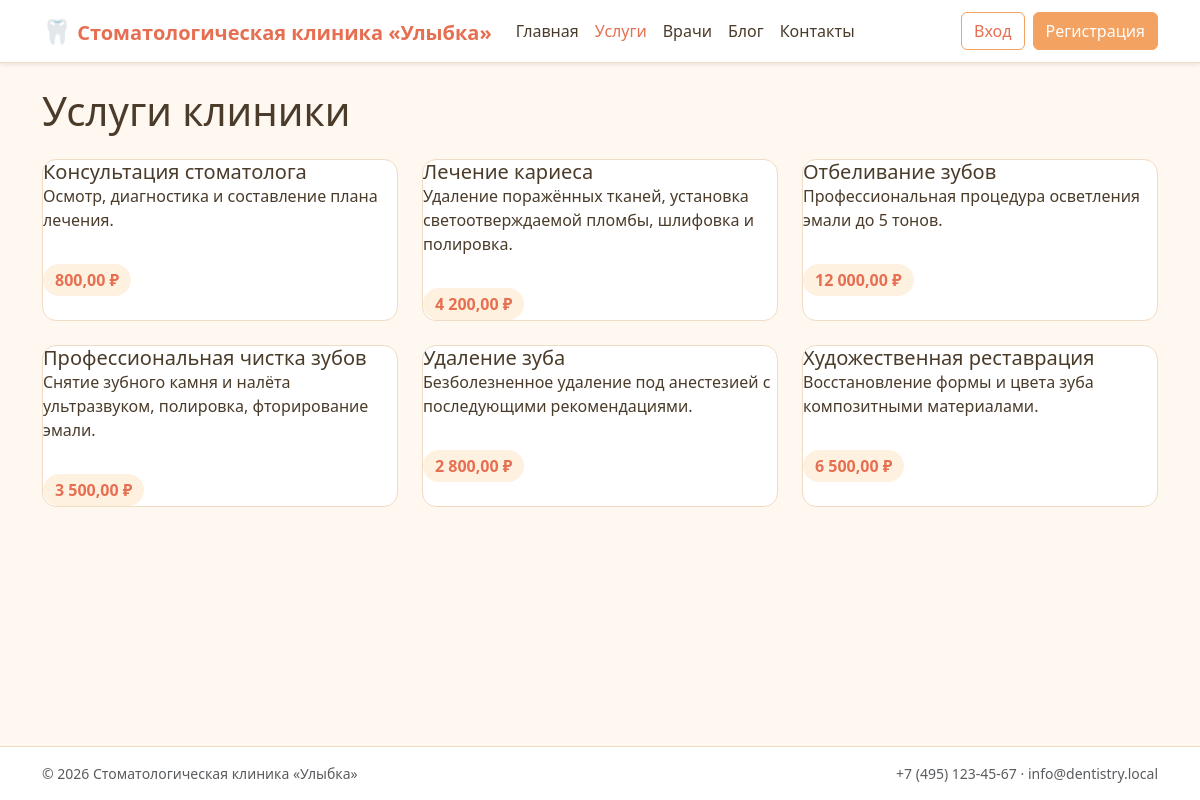
/services.php, run on the app's committed database.
### tables this page shows
CREATE TABLE service (
    id          INT UNSIGNED AUTO_INCREMENT PRIMARY KEY,
    name        VARCHAR(120) NOT NULL,
    description TEXT         NOT NULL,
    image_path  VARCHAR(255) NULL,
    price       DECIMAL(10,2) NOT NULL,
    created_at  DATETIME NOT NULL DEFAULT CURRENT_TIMESTAMP
);

### lib/db.php (called while the page is built, shortened)
<?php
final class DB
{
    private static ?PDO $pdo = null;
    public static function pdo(): PDO
    {
        if (self::$pdo === null) {
            $dsn = sprintf(
                'mysql:host=%s;port=%d;dbname=%s;charset=%s',
                DB_HOST, DB_PORT, DB_NAME, DB_CHARSET
            );
            self::$pdo = new PDO($dsn, DB_USER, DB_PASS, [
                PDO::ATTR_ERRMODE            => PDO::ERRMODE_EXCEPTION,
                PDO::ATTR_DEFAULT_FETCH_MODE => PDO::FETCH_ASSOC,
                PDO::ATTR_EMULATE_PREPARES   => false,
            ]);
        }
        return self::$pdo;
    }
    public static function all(string $sql, array $params = []): array
    {
        $stmt = self::pdo()->prepare($sql);
        $stmt->execute($params);
        return $stmt->fetchAll();
    }
}

### lib/sanitize.php (called while the page is built, shortened)
<?php
function h(mixed $value): string
{
    return htmlspecialchars((string) $value, ENT_QUOTES | ENT_SUBSTITUTE, 'UTF-8');
}
function fmt_price(float|string $amount): string
{
    return number_format((float) $amount, 2, ',', ' ') . ' ₽';
}

### public/services.php (the view, shortened to what this page needs)
<?php
require_once __DIR__ . '/../lib/db.php';
require_once __DIR__ . '/../lib/sanitize.php';
$services = DB::all('SELECT * FROM service ORDER BY name');
require __DIR__ . '/../templates/header.php';
?>
<div class="d-flex justify-content-between align-items-center mb-4">
    <h1 class="mb-0">Услуги клиники</h1>
</div>
<?php if (empty($services)): ?>
    <p class="text-muted">Пока нет ни одной услуги.</p>
<?php else: ?>
    <div class="row g-4">
        <?php foreach ($services as $s): ?>
            <div class="col-md-6 col-lg-4">
                <div class="clinic-card h-100">
                    <div class="card-body d-flex flex-column">
                        <h5 class="card-title"><?= h($s['name']) ?></h5>
                        <p class="card-text flex-grow-1"><?= h($s['description']) ?></p>
                        <div class="d-flex justify-content-between align-items-center mt-3">
                            <span class="price-badge"><?= h(fmt_price($s['price'])) ?></span>
                        </div>
                    </div>
                </div>
            </div>
        <?php endforeach; ?>
    </div>
<?php endif; ?>
<?php require __DIR__ . '/../templates/footer.php'; ?>

### public/assets/css/theme.css (style rules this page uses)
:root { --clinic-bg: #FFF8F1; --clinic-surface: #FFFFFF; --clinic-primary: #F4A261; --clinic-primary-2: #E76F51; --clinic-accent: #FFE0C2; --clinic-soft: #FFF1E0; --clinic-ink: #4A3B2A; --clinic-muted: #8A7964; --clinic-border: #F0DCC4; --clinic-success: #6FB098; --clinic-danger: #D88080; }
html, body { background: var(--clinic-bg); color: var(--clinic-ink); }
body { font-family: system-ui, "Segoe UI", Tahoma, Arial, sans-serif; }
.clinic-card { background: var(--clinic-surface); border: 1px solid var(--clinic-border); border-radius: 14px; overflow: hidden; transition: transform .15s ease, box-shadow .15s ease; height: 100%; }
.clinic-card .card-body { color: var(--clinic-ink); }
.clinic-card .price-badge { display: inline-block; background: var(--clinic-soft); color: var(--clinic-primary-2); border-radius: 999px; padding: 0.25rem 0.75rem; font-weight: 600; }

### data on the page
service: name "Консультация стоматолога", description "Осмотр, диагностика и составление плана лечения.", price "800,00 ₽"
service: name "Лечение кариеса", description "Удаление поражённых тканей, установка светоотверждаемой пломбы, шлифовка и полировка.", price "4 200,00 ₽"
service: name "Отбеливание зубов", description "Профессиональная процедура осветления эмали до 5 тонов.", price "12 000,00 ₽"
service: name "Профессиональная чистка зубов", description "Снятие зубного камня и налёта ультразвуком, полировка, фторирование эмали.", price "3 500,00 ₽"
service: name "Удаление зуба", description "Безболезненное удаление под анестезией с последующими рекомендациями.", price "2 800,00 ₽"
service: name "Художественная реставрация", description "Восстановление формы и цвета зуба композитными материалами.", price "6 500,00 ₽"

### other printed values
SITE_NAME "Стоматологическая клиника «Улыбка»"
CLINIC_PHONE "+7 (495) 123-45-67"
CLINIC_EMAIL "info@dentistry.local"
